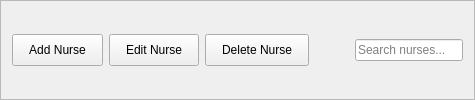
             <widget class="QFrame" name="nurseActionsFrame">
              <property name="frameShape">
               <enum>QFrame::Shape::StyledPanel</enum>
              </property>
              <property name="frameShadow">
               <enum>QFrame::Shadow::Raised</enum>
              </property>
              <layout class="QHBoxLayout" name="horizontalLayout_6">
               <item>
                <widget class="QPushButton" name="addNurseBtn">
                 <property name="styleSheet">
                  <string notr="true">padding: 8px 16px;</string>
                 </property>
                 <property name="text">
                  <string>Add Nurse</string>
                 </property>
                </widget>
               </item>
               <item>
                <widget class="QPushButton" name="editNurseBtn">
                 <property name="styleSheet">
                  <string notr="true">padding: 8px 16px;</string>
                 </property>
                 <property name="text">
                  <string>Edit Nurse</string>
                 </property>
                </widget>
               </item>
               <item>
                <widget class="QPushButton" name="deleteNurseBtn">
                 <property name="styleSheet">
                  <string notr="true">padding: 8px 16px;</string>
                 </property>
                 <property name="text">
                  <string>Delete Nurse</string>
                 </property>
                </widget>
               </item>
               <item>
                <spacer name="horizontalSpacer_4">
                 <property name="orientation">
                  <enum>Qt::Orientation::Horizontal</enum>
                 </property>
                 <property name="sizeHint" stdset="0">
                  <size>
                   <width>40</width>
                   <height>20</height>
                  </size>
                 </property>
                </spacer>
               </item>
               <item>
                <widget class="QLineEdit" name="nurseSearchBox">
                 <property name="text">
                  <string/>
                 </property>
                 <property name="placeholderText">
                  <string>Search nurses...</string>
                 </property>
                </widget>
               </item>
              </layout>
             </widget>
